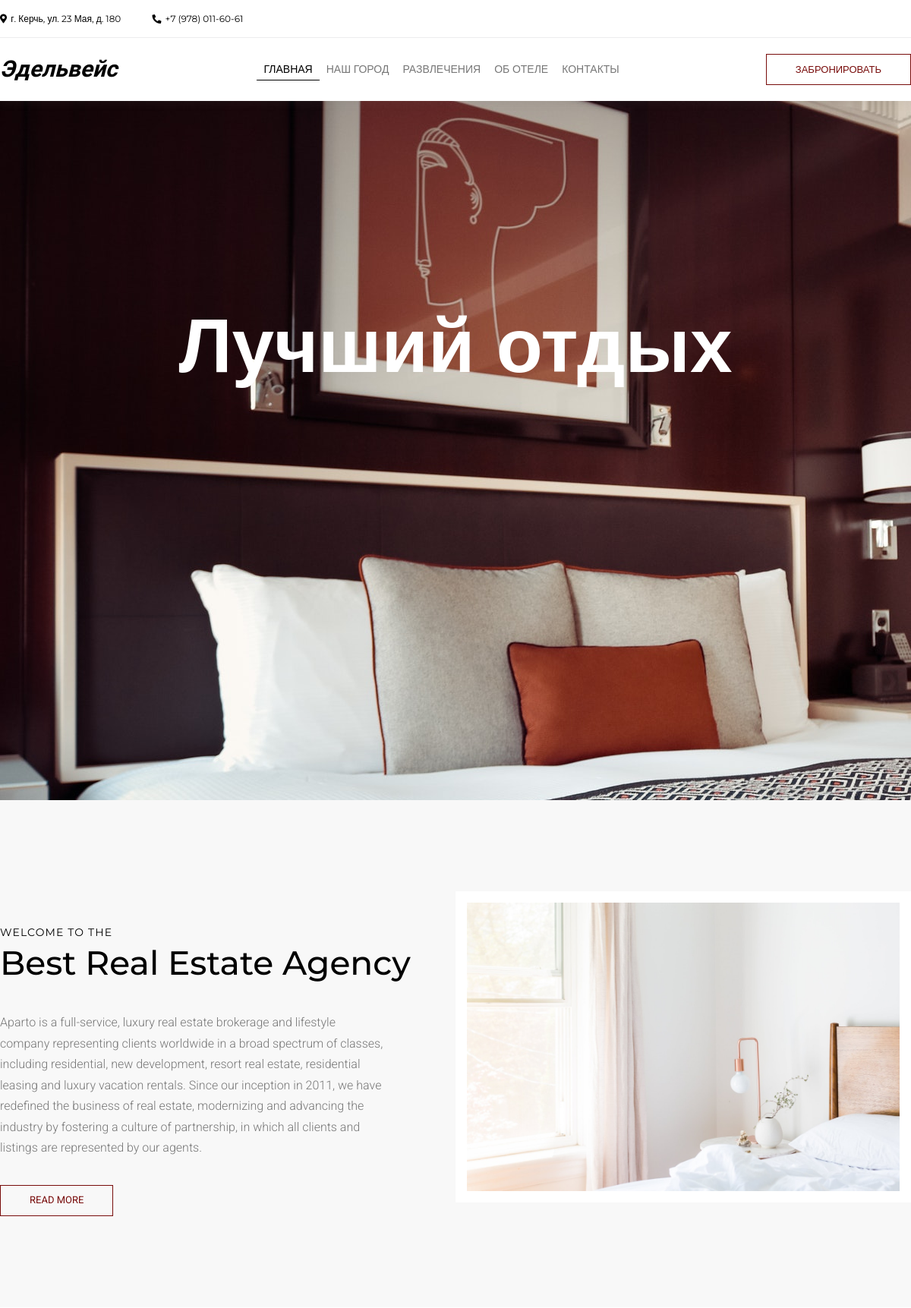
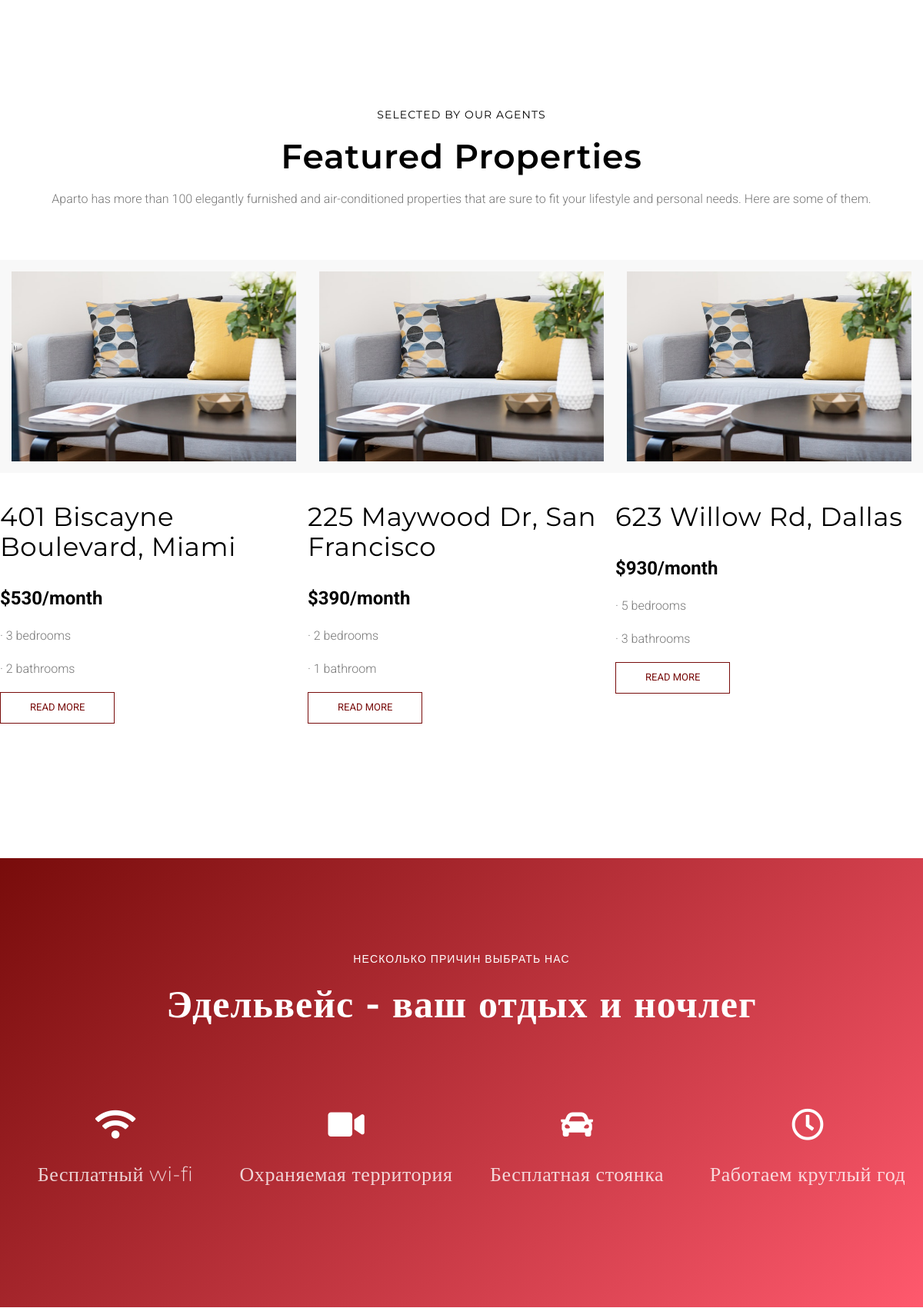
The page / (upper part) on the database its author committed (2 pictures, top to bottom).
### tables this page shows
CREATE TABLE `setting` (
  `id` int(10) UNSIGNED NOT NULL,
  `site_name` varchar(255) NOT NULL,
  `phone_1` varchar(45) NOT NULL,
  `phone_2` varchar(45) DEFAULT NULL,
  `phone_3` varchar(45) DEFAULT NULL,
  `town` varchar(45) NOT NULL,
  `street` varchar(255) NOT NULL,
  `house` int(11) NOT NULL,
  `gps` varchar(255) DEFAULT NULL,
  `email_1` varchar(255) NOT NULL,
  `email_2` varchar(255) DEFAULT NULL,
  `slogan` text
);

CREATE TABLE `category` (
  `id` tinyint(1) UNSIGNED NOT NULL,
  `name` varchar(255) NOT NULL,
  `path` varchar(255) NOT NULL,
  `has_articles` tinyint(1) UNSIGNED NOT NULL
);

### db/db_functions.php (called while the page is built, shortened)
<?php
function get_site_info($conn) {
    $sth = $conn->prepare("SELECT * FROM `setting`");
    $sth->execute();
    $result = $sth->fetch(PDO::FETCH_ASSOC);
    return $result;
}
function get_navigation($conn) {
    $sth = $conn->prepare("SELECT `name`, `path` FROM `category` WHERE `id` != 0");
    $sth->execute();
    $result = $sth->fetchAll(PDO::FETCH_ASSOC);
    return $result;
}

### core/render_page.php (the view, shortened to what this page needs)
<?php
$domain_name = (isset($_SERVER["HTTPS"]) && $_SERVER["HTTPS"] === "on" ? "https" : "http") . "://" . $_SERVER["HTTP_HOST"] . "/";
$html = "";
for ( $i = 0;  $i < count($navigation); $i++ ) {
    $html .=  "<a href=\"" . $domain_name . $navigation[$i]["path"] . "\"";
    if (isset($uri_array) && $uri_array[0] === $navigation[$i]["path"]) {
        $html .= " class=\"active\"";
        $section_title = $navigation[$i]["name"];
    } elseif (!isset($uri_array) && $navigation[$i]["path"] === "main") {
        $html .= " class=\"active\"";
    }
    $html .=  ">" . $navigation[$i]["name"] . "</a>";
}
?>
<!DOCTYPE html>
<html lang="en">
<head>
<?php require "parts/head.php"; ?>
</head>
<body>
<?php require "parts/navigation.php"; ?>
</body>
</html>

### parts/navigation.php
<section id="header">
    <div class="wrapper">
        <div class="contacts">
            <p>
                <span><i class="fas fa-map-marker-alt"></i> г. <?=$site_info["town"]?>, ул. <?=$site_info["street"]?>, д. <?=$site_info["house"]?></span>
                <span><i class="fas fa-phone fa-rotate-90"></i> <?=$site_info["phone_1"]?></span>
            </p>
        </div>
        <div id="top-nav">
            <div class="logo">
            <?=$site_info["site_name"]?>
            </div>
            <div class="nav">
                <nav>
                    <?php echo $html; ?>
                </nav>
            </div>
            <div class="application">
                <a href="#" class="red-button">Забронировать</a>
            </div>
        </div>
    </div>
</section>

### web/site/css/style.css (style rules this page uses)
* { box-sizing: border-box; }
body { font-family: 'Roboto', sans-serif; padding-top: 130px; }
.wrapper { margin: 0 auto; }
@media (min-width: 576px) { .wrapper { max-width: 540px; } }
@media (min-width: 768px) { .wrapper { max-width: 720px; } }
@media (min-width: 992px) { .wrapper { max-width: 960px; } }
@media (min-width: 1200px) { .wrapper { max-width: 1200px; } }
.logo { font-weight: bold; font-style: italic; font-family: 'Old Standard TT', serif; font-size: 30px; }
.red-button { display: inline-block; color: #780c0b; text-decoration: none; text-transform: uppercase; border: 1px solid #780c0b; font-size: 13px; padding: 12px 38px; transition: color, background-color .5s; }
#header { font-family: 'Montserrat', sans-serif; position: fixed; top: 0; left: 0; right: 0; background-color: #fff; box-shadow: 0 2px 12px rgba(136, 136, 136, 0.1); z-index: 11000; }
#header .contacts { border-bottom: 1px solid #ececee; font-size: 12px; min-height: 50px; display: flex; align-items: center; justify-content: flex-start; }
#header .contacts span { padding: 0 19px; }
#header .contacts span:first-child { padding: 0 19px 0 0; }
#header .contacts i { margin-right: 2px; }
#top-nav { display: flex; align-items: center; justify-content: space-between; padding: 21px 0; }
#top-nav .nav { font-size: 14px; }
#top-nav nav a { text-transform: uppercase; text-decoration: none; color: #777; padding: 5px 9px; }
#top-nav nav a.active { color: #000; border-bottom: 1px solid #000; }

### rows shown on the page
setting: town "Керчь", street "23 Мая", house "180", phone_1 "+7 (978) 011-60-61", site_name "Эдельвейс"
category: name "ГЛАВНАЯ"
category: name "НАШ ГОРОД"
category: name "РАЗВЛЕЧЕНИЯ"
category: name "ОБ ОТЕЛЕ"
category: name "КОНТАКТЫ"
